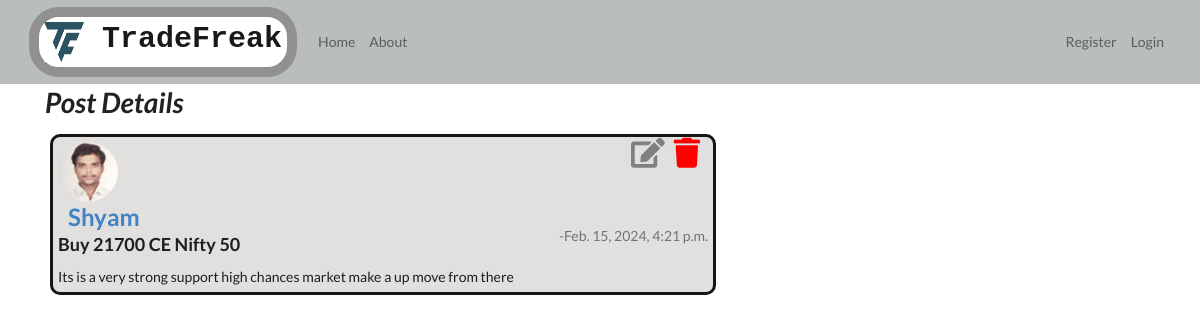
The page /post/1/ on the database as committed earlier.
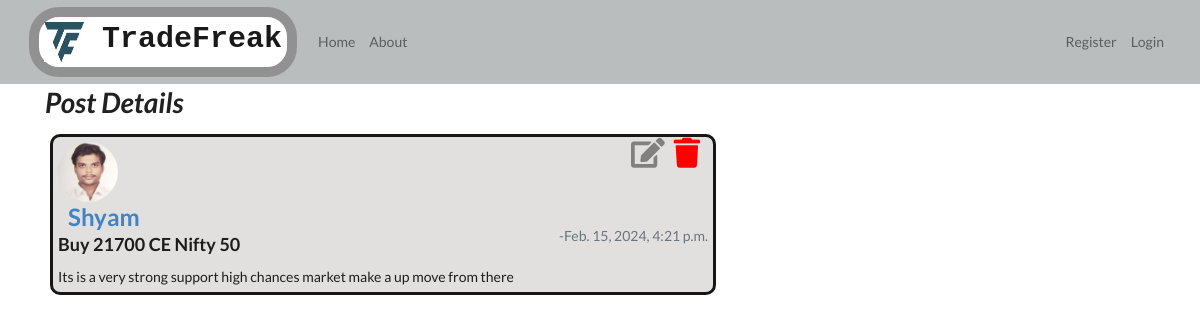
The same page on the database as committed later.
### post/models.py (models this page shows, shortened)
class Post(models.Model):
    Heading = models.CharField(max_length=100)
    Author = models.ForeignKey(User,on_delete = models.CASCADE)  # here we have used User as a foriegn key and models.CASCADE as when we delete the user the related posts should also be deleted.
    PostOn = models.DateTimeField(default=timezone.now) # There are many ways to send as parameter to datetime field, but i particularly used this one so that the time and date will be updated each time the data is updated.
    Description = models.TextField()

### users/models.py (models this page shows, shortened)
class Profile(models.Model):
    user = models.OneToOneField(User,on_delete=models.CASCADE)
    image = models.ImageField(default='default.jpg', upload_to = 'profile_pic' )

### post/views.py (the view)
# urls.py: path('post/<int:pk>/', PostDetailView.as_view(), name='post_detail'),
class PostDetailView(DetailView):
    model = Post

### post/templates/post/post_detail.html
{% extends 'post/base.html' %}
{% block content %}
<div class="cards-section">
    <div class="container">
        <h1>
            Post Details
        </h1>
        <div class="detail_card">
            <div class="d-flex justify-content-between">
                <div>
                    <img class="rounded-circle account-img img-fluid custom-image"
                        src="{{object.Author.profile.image.url}}" alt="">
                        <a href="{% url 'user_posts' object.Author.username %}"><h2 style="margin-left: 10px; ">{{object.Author}}</h2></a>
                </div>
                <div class="d-flex justify-content-center">
                    <a href="{% url 'post_update' object.id %}" style="font-size: 30px; color: grey;"><i
                            class="edit icon"></i> </a>
                    <a href="{% url 'post_delete' object.id %}" style="font-size: 30px; color: red;"><i
                            class="trash icon"></i> </a>
                </div>
            </div>
            <div class="d-flex justify-content-between">
                <h3 class="card-title">{{object.Heading}}</h3>
                <h6 class="card-subtitle mb-2 text-muted"> -{{object.PostOn}}</h6>
            </div>
            <p class="card-text">{{object.Description}}</p>
        </div>
    </div>
</div>
{% endblock %}

Rows that differ between the two databases and show on the page:
changed through a linked row, Post "Buy 21700 CE Nifty 50": Author.profile.image: a different picture
